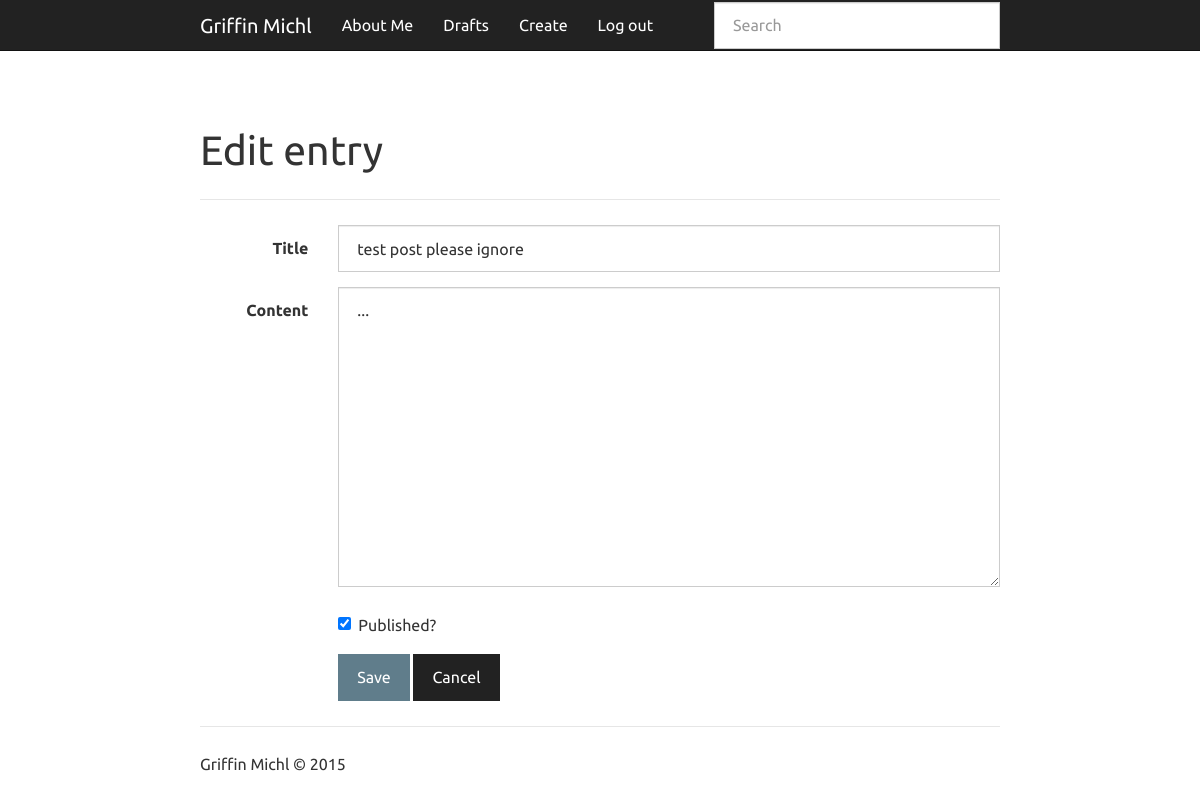
Page /test-post-please-ignore/edit/ (signed in) on the committed database.
### app.py (models this page shows, shortened)
class Entry(flask_db.Model):
    title = CharField()
    slug = CharField(unique=True)
    content = TextField()
    published = BooleanField(index=True)
    timestamp = DateTimeField(default=datetime.datetime.now, index=True)

### app.py (the view, shortened to what this page needs)
@app.route('/<slug>/edit/', methods=['GET', 'POST'])
@login_required
def edit(slug):
    entry = get_object_or_404(Entry, Entry.slug == slug)
    return render_template('edit.html', entry=entry)

### app.py (called while the page is built)
def login_required(fn):
    @functools.wraps(fn)
    def inner(*args, **kwargs):
        if session.get('logged_in'):
            return fn(*args, **kwargs)
        return redirect(url_for('login', next=request.path))
    return inner

### templates/edit.html (shortened to what this page needs)
{% extends "base.html" %}
{% block content_title %}Edit entry{% endblock %}
{% block content %}
  <form action="{{ url_for('edit', slug=entry.slug) }}" class="form-horizontal" method="post">
    <div class="form-group">
      <label for="title" class="col-sm-2 control-label">Title</label>
      <div class="col-sm-10">
        <input class="form-control" id="title" name="title" type="text" value="{{ request.form.get('title', entry.title) }}">
      </div>
    </div>
    <div class="form-group">
      <label for="Content" class="col-sm-2 control-label">Content</label>
      <div class="col-sm-10">
        <textarea class="form-control" id="content" name="content" style="height: 300px;">{{ request.form.get('content', entry.content) }}</textarea>
      </div>
    </div>
    <div class="form-group">
      <div class="col-sm-offset-2 col-sm-10">
        <div class="checkbox">
          <label>
            <input {% if entry.published %}checked="checked" {% endif %}name="published" type="checkbox" value="y"> Published?
          </label>
        </div>
      </div>
    </div>
    <div class="form-group">
      <div class="col-sm-offset-2 col-sm-10">
        <button class="btn btn-primary" type="submit">Save</button>
        <a class="btn btn-default" href="{{ url_for('index') }}">Cancel</a>
      </div>
    </div>
  </form>
{% endblock %}

### rows in the picture
Entry: title "test post please ignore", content "...", published "☑"
